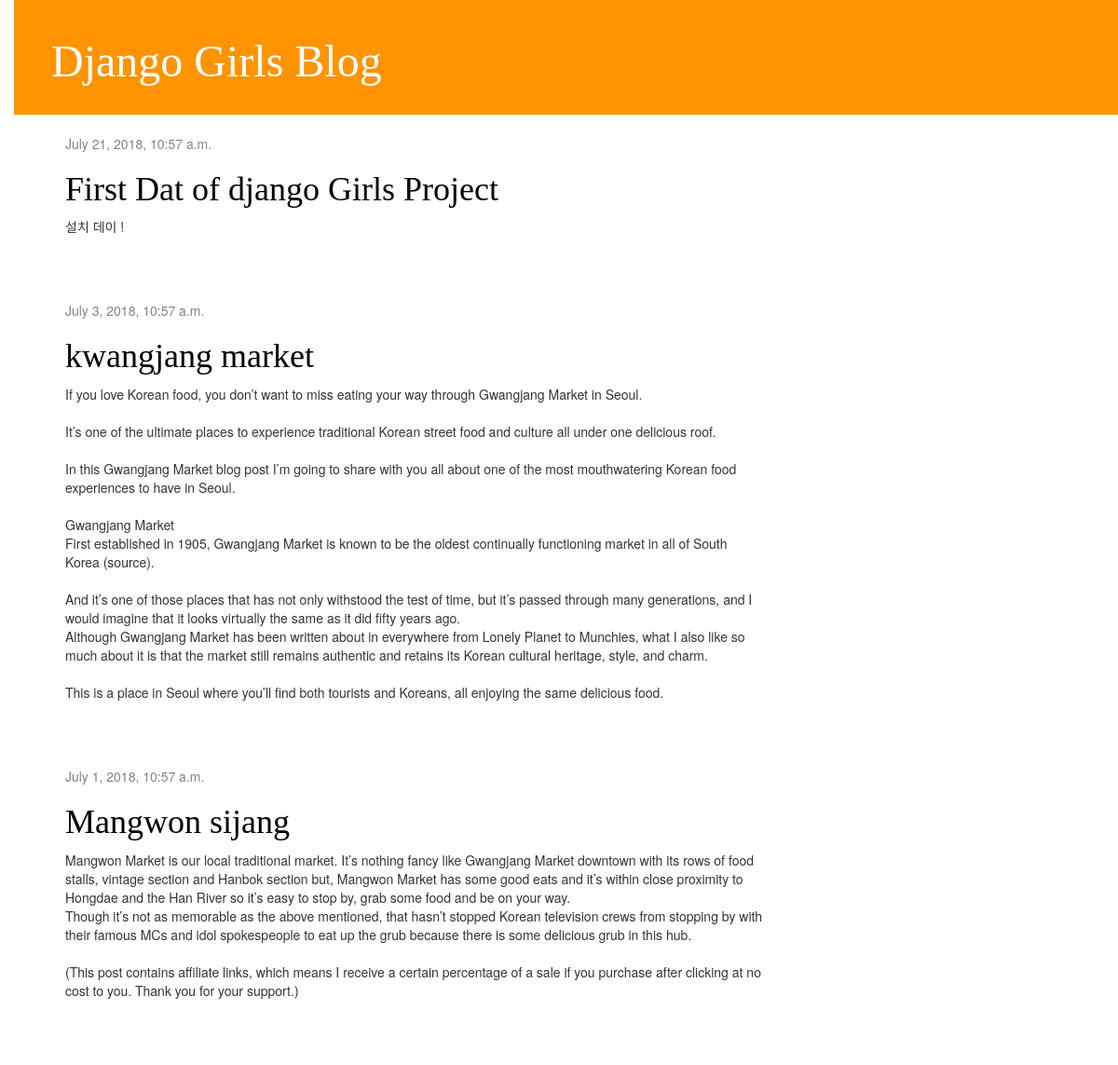
The app's page /, older data.
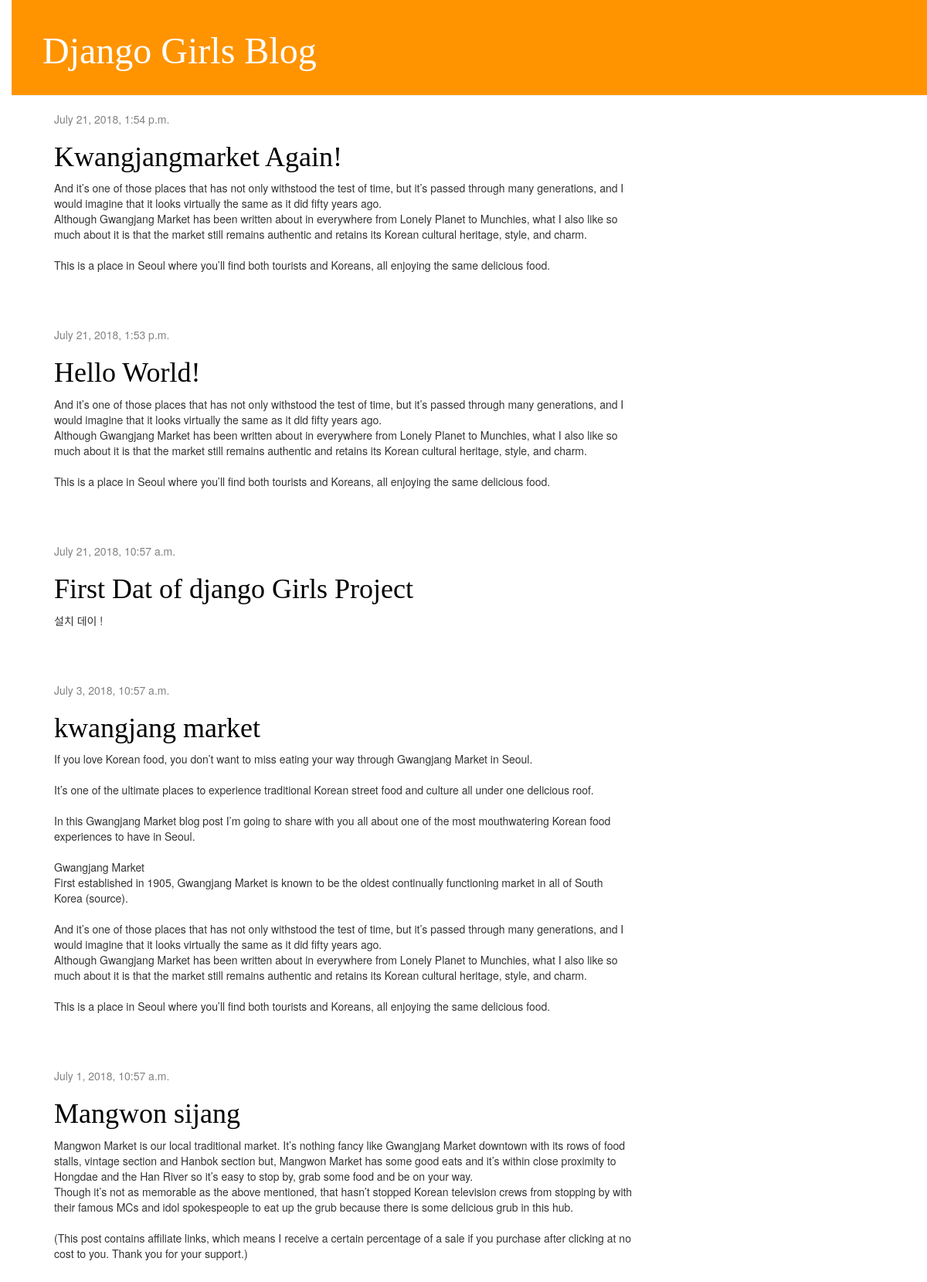
The same page, newer data.
### blog/models.py (models this page shows, shortened)
class Post(models.Model):
    author = models.ForeignKey('auth.User', on_delete=models.CASCADE)
    title = models.CharField(max_length=200)
    text = models.TextField()
    created_date = models.DateTimeField(
            default=timezone.now)
    published_date = models.DateTimeField(
            blank=True, null=True)

### blog/views.py (the view)
def post_list(request):
    posts = Post.objects.filter(published_date__lte=timezone.now()).order_by('-published_date')
    return render(request, 'blog/post_list.html', {'posts': posts})

### blog/templates/blog/post_list.html
{% extends 'blog/base.html' %}
{% block content %}
    {% for post in posts %}
        <div class="post">
            <div class="date">
                {{ post.published_date }}
            </div>
            <h1><a href="{% url 'post_detail' pk=post.pk %}">{{ post.title }}</a></h1>
            <p>{{ post.text|linebreaksbr }}</p>
        </div>
    {% endfor %}
{% endblock %}

### blog/templates/blog/base.html (shortened to what this page needs)
{% load static %}
<html>
    <head>
        <link rel="stylesheet" href="//maxcdn.bootstrapcdn.com/bootstrap/3.2.0/css/bootstrap.min.css">
        <link rel="stylesheet" href="//maxcdn.bootstrapcdn.com/bootstrap/3.2.0/css/bootstrap-theme.min.css">
        <link rel="stylesheet" href="{% static 'css/blog.css' %}">
        <link rel="stylesheet" href="https://use.fontawesome.com/releases/v5.1.1/css/all.css">
    </head>
    <body>
        <div class="page-header">
            <h1><a href="/">Django Girls Blog</a></h1>
        </div>
        <div class="content container">
            <div class="row">
                <div class="col-md-8">
                {% block content %}
                {% endblock %}
                </div>
            </div>
        </div>
    </body>
</html>

### blog/static/css/blog.css (style rules this page uses)
body { padding-left: 15px; }
h1 a { color: #FCA205; }
.page-header { background-color: #ff9400; margin-top: 0; padding: 20px 20px 20px 40px; }
.page-header h1, .page-header h1 a, .page-header h1 a:visited, .page-header h1 a:active { color: #ffffff; font-size: 36pt; text-decoration: none; }
.content { margin-left: 40px; }
h1, h2, h3, h4 { font-family: 'Lobster', cursive; }
.date { color: #828282; }
.post { margin-bottom: 70px; }
.post h1 a, .post h1 a:visited { color: #000000; }

Row changes from the older to the newer data that the page shows:
added Post: published_date "July 21, 2018, 1:54 p.m.", title "Kwangjangmarket Again!", text "And it’s one of those places that has not only withstood the test of time, but it’s passed through many generations, and I would imagine that it looks virtually the same as it did fifty years ago. Although Gwangjang Market has been written about in everywhere from Lonely Planet to Munchies, what I also like so much about it is that the market still remains authentic and retains its Korean cultural heritage, style, and charm. This is a place in Seoul where you’ll find both tourists and Koreans, all enjoying the same delicious food."
added Post: published_date "July 21, 2018, 1:53 p.m.", title "Hello World!", text "And it’s one of those places that has not only withstood the test of time, but it’s passed through many generations, and I would imagine that it looks virtually the same as it did fifty years ago. Although Gwangjang Market has been written about in everywhere from Lonely Planet to Munchies, what I also like so much about it is that the market still remains authentic and retains its Korean cultural heritage, style, and charm. This is a place in Seoul where you’ll find both tourists and Koreans, all enjoying the same delicious food."
